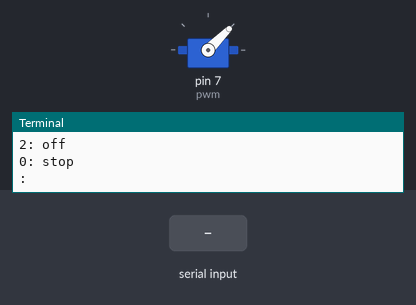
The program below on a simulated Raspberry Pi (header pin numbers). Shown: servo, the last lines printed to the terminal. The test bench sets the inputs (shaded band). Servo angles are drawn from the pulse width (0.5 ms = 0°, 2.5 ms = 180°).

Above: at 1.2 s.
1.3 s: "2" typed at the terminal, then Enter
At 2.5 s:
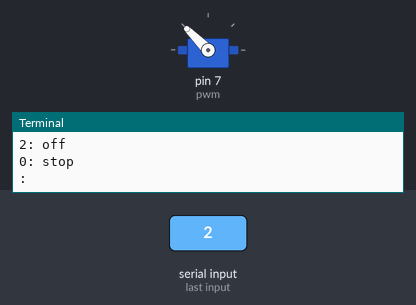
2.8 s: "1" typed at the terminal, then Enter
At 3.7 s:
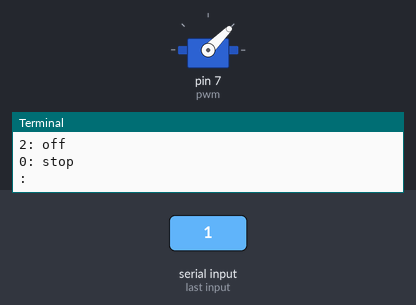
Timing chart, 0 to 5.8 s (numbered marks = the images above; inputs shaded):
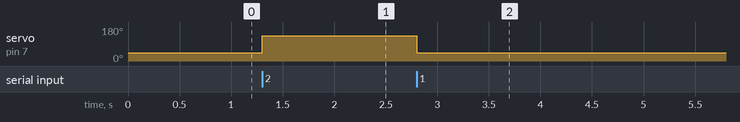

Measured:
- after the input at 1.3 s, servo on pin 7 (pwm): 45° → 135° at once
- after the input at 2.8 s, servo on pin 7 (pwm): 135° → 45° at once

The program:

alluServo.py
```python
import RPi.GPIO as GPIO
GPIO.setmode(GPIO.BOARD)
GPIO.setup(7,GPIO.OUT)
pwm=GPIO.PWM(7,50)
pwm.start(5)

choice = 3
while choice != 0:
    choice = int(raw_input("1: on\n2: off\n0: stop\n:"))
    print (choice)
    if choice == 1:
        pwm.ChangeDutyCycle(5)
        print ("######## ON ########")
    if choice == 2:
        pwm.ChangeDutyCycle(10)
        print ("######## OFF ########")
```
